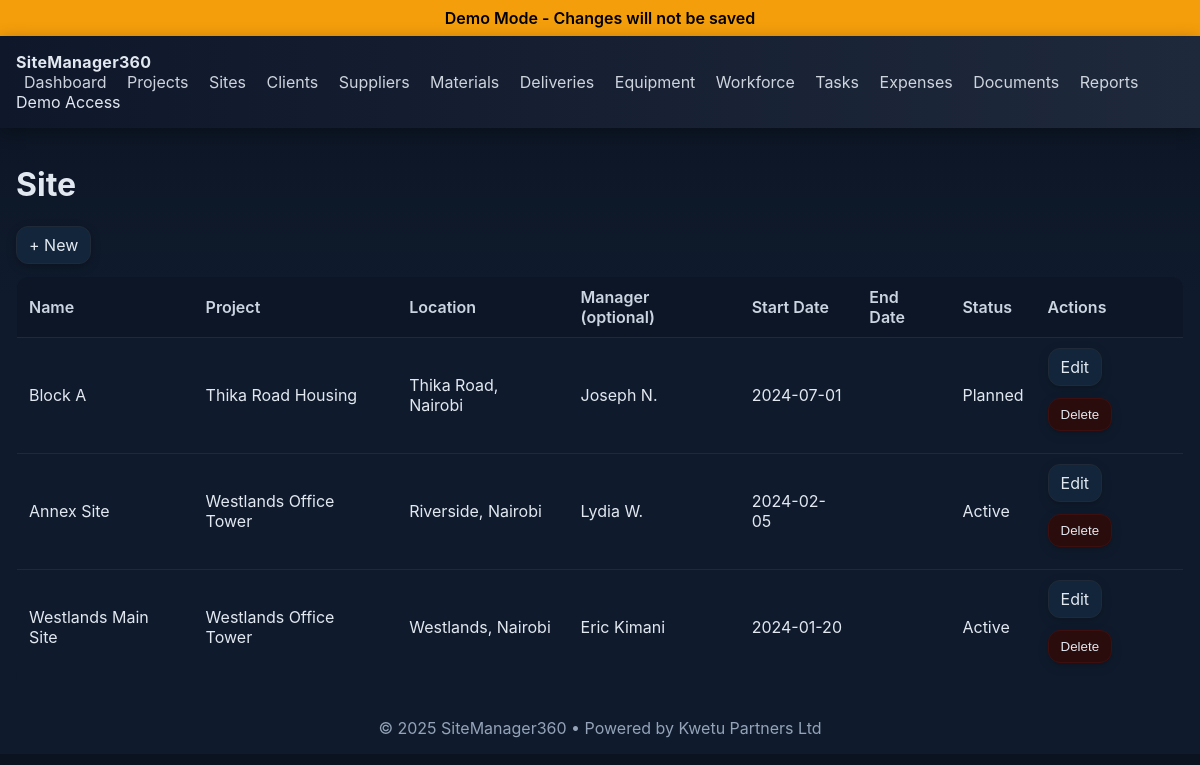
Page /sites on the committed database.
### app.py (models this page shows)
class Site(db.Model):
    id = db.Column(db.Integer, primary_key=True)
    project_id = db.Column(db.Integer, db.ForeignKey("project.id"), nullable=False)
    name = db.Column(db.String(150), nullable=False)
    location = db.Column(db.String(150))
    manager_id = db.Column(db.Integer, db.ForeignKey("worker.id"), nullable=True)
    start_date = db.Column(db.Date)
    end_date = db.Column(db.Date)
    status = db.Column(db.String(50), default="Active")
    manager = db.relationship("Worker", foreign_keys=[manager_id], uselist=False)

class Project(db.Model):
    id = db.Column(db.Integer, primary_key=True)
    name = db.Column(db.String(150), nullable=False)
    client_id = db.Column(db.Integer, db.ForeignKey("client.id"), nullable=False)
    budget = db.Column(db.Float, default=0.0)
    start_date = db.Column(db.Date)
    end_date = db.Column(db.Date)
    status = db.Column(db.String(50), default="Planned")
    created_at = db.Column(db.DateTime, default=datetime.utcnow)
    sites = db.relationship("Site", backref="project", lazy=True)

class Worker(db.Model):
    id = db.Column(db.Integer, primary_key=True)
    name = db.Column(db.String(120), nullable=False)
    role = db.Column(db.String(120))
    phone = db.Column(db.String(50))
    assigned_site_id = db.Column(db.Integer, db.ForeignKey("site.id"), nullable=True)
    hired_date = db.Column(db.Date)

### app.py (the view)
@app.route("/sites")
@login_required
def sites():
    items = Site.query.order_by(Site.id.desc()).all()
    return render_template("sites_list.html", items=items, projects=Project.query.all(), workers=Worker.query.all())

### app.py (called while the page is built)
def is_demo():
    return DEMO_MODE

def login_required(view_func):
    @wraps(view_func)
    def wrapped(*args, **kwargs):
        if is_demo():
            demo_user = User.query.order_by(User.id.asc()).first()
            if demo_user and not session.get("user_id"):
                session["user_id"] = demo_user.id
        if not session.get("user_id"):
            return redirect(url_for("login", next=request.path))
        return view_func(*args, **kwargs)
    return wrapped

@app.context_processor
def inject_demo_mode():
    return {"demo_mode": is_demo()}

@app.before_request
def block_post_in_demo():
    if is_demo():
        demo_user = User.query.order_by(User.id.asc()).first()
        if demo_user and not session.get("user_id") and request.endpoint != "static":
            session["user_id"] = demo_user.id
        if request.method == "POST":
            flash("Demo Mode: Action simulated successfully.", "info")
            return redirect(request.referrer or url_for("dashboard"))

### templates/sites_list.html (shortened to what this page needs)
{% extends "base.html" %}
{% block content %}
<h1>Site</h1>
<div class="actions"><a class="btn" href="{{ url_for('sites_new') }}">+ New</a></div>
<table class="table">
  <thead><tr><th>Name</th><th>Project</th><th>Location</th><th>Manager (optional)</th><th>Start Date</th><th>End Date</th><th>Status</th><th>Actions</th></tr></thead>
  <tbody>
  {% for item in items %}
    <tr>
      <td>{{ item.name }}</td><td>{{ item.project.name if item.project else '' }}</td><td>{{ item.location }}</td><td>{{ item.manager.name if item.manager else '' }}</td><td>{{ item.start_date.strftime('%Y-%m-%d') if item.start_date else '' }}</td><td>{{ item.end_date.strftime('%Y-%m-%d') if item.end_date else '' }}</td><td>{{ item.status }}</td>
      <td class="actions">
        <a class="btn" href="{{ url_for('sites_edit', id=item.id) }}">Edit</a>
        {% if demo_mode %}
          <button class="btn danger" type="button" disabled title="Disabled in demo">Delete</button>
        {% else %}
          <form method="post" action="{{ url_for('sites_delete', id=item.id) }}" onsubmit="return confirm('Delete?');" style="display:inline">
            <button class="btn danger" type="submit">Delete</button>
          </form>
        {% endif %}
      </td>
    </tr>
  {% endfor %}
  </tbody>
</table>
{% endblock %}

### templates/base.html (shortened to what this page needs)
<!DOCTYPE html>
<html lang="en">
<head>
  <link rel="stylesheet" href="{{ url_for('static', filename='style.css') }}">
</head>
<body>
  {% if demo_mode %}
    <div style="background:#f59e0b;color:#000;padding:8px;text-align:center;font-weight:600;">
      Demo Mode - Changes will not be saved
    </div>
  {% endif %}
  <header class="topbar">
    <div class="container">
      <div class="brand">SiteManager360</div>
      <nav class="nav">
        <a href="{{ url_for('dashboard') }}">Dashboard</a>
        <a href="{{ url_for('projects') }}">Projects</a>
        <a href="{{ url_for('sites') }}">Sites</a>
        <a href="{{ url_for('clients') }}">Clients</a>
        <a href="{{ url_for('suppliers') }}">Suppliers</a>
        <a href="{{ url_for('materials') }}">Materials</a>
        <a href="{{ url_for('deliveries') }}">Deliveries</a>
        <a href="{{ url_for('equipment') }}">Equipment</a>
        <a href="{{ url_for('workforce') }}">Workforce</a>
        <a href="{{ url_for('tasks') }}">Tasks</a>
        <a href="{{ url_for('expenses') }}">Expenses</a>
        <a href="{{ url_for('documents') }}">Documents</a>
        <a href="{{ url_for('reports') }}">Reports</a>
{% if demo_mode %}<span>Demo Access</span>{% elif session.get('user_id') %}<a href="{{ url_for('logout') }}">Logout</a>{% else %}<a href="{{ url_for('login') }}">Login</a>{% endif %}
      </nav>
    </div>
  </header>
  <main class="container">
    {% block content %}{% endblock %}
  </main>
  <footer class="footer">
    © 2025 SiteManager360 • Powered by Kwetu Partners Ltd
  </footer>
</body>
</html>

### static/style.css (style rules this page uses)
:root { --top-a:#0f172a; --top-b:#1e293b; --accent:#38bdf8; --surface:#0b1220; --surface2:#0f1b2d; --border:#1f2937; --text:#e2e8f0; --muted:#94a3b8; --success:#16a34a; --info:#1d4ed8; --danger:#dc2626; }
* { box-sizing:border-box }
body { margin:0; background:linear-gradient(180deg,var(--surface),var(--surface2) 40%); color:var(--text); font-family:Inter,system-ui,Segoe UI,Roboto,Arial,sans-serif; }
.container { max-width:1200px;margin:0 auto;padding:16px }
.topbar { background:linear-gradient(90deg,var(--top-a),var(--top-b)); position:sticky; top:0; z-index:10; box-shadow:0 4px 16px rgba(0,0,0,.3); }
.brand { font-weight:700; letter-spacing:.3px }
.nav a { color:var(--text); text-decoration:none; margin:0 8px; opacity:.9 }
.table { width:100%; border-collapse:collapse; background:#0f1b2d; border:1px solid var(--border); border-radius:12px; overflow:hidden }
.table th,.table td { padding:10px 12px; border-bottom:1px solid var(--border); text-align:left }
.table th { font-weight:600; color:#cbd5e1; background:#0d1626 }
.actions .btn { margin-bottom:12px }
.btn { display:inline-block; padding:8px 12px; border-radius:12px; border:1px solid var(--border); background:#12253b; color:var(--text); text-decoration:none; cursor:pointer; box-shadow:0 3px 10px rgba(0,0,0,.25) }
.btn.danger { background:#2b0c0c; border-color:#3d0f0f }
.footer { padding:16px; text-align:center; color:var(--muted) }

### rows in the picture
Site: name "Block A", project "Thika Road Housing", location "Thika Road, Nairobi", manager "Joseph N.", start_date "2024-07-01", status "Planned"
Site: name "Annex Site", project "Westlands Office Tower", location "Riverside, Nairobi", manager "Lydia W.", start_date "2024-02-05", status "Active"
Site: name "Westlands Main Site", project "Westlands Office Tower", location "Westlands, Nairobi", manager "Eric Kimani", start_date "2024-01-20", status "Active"
